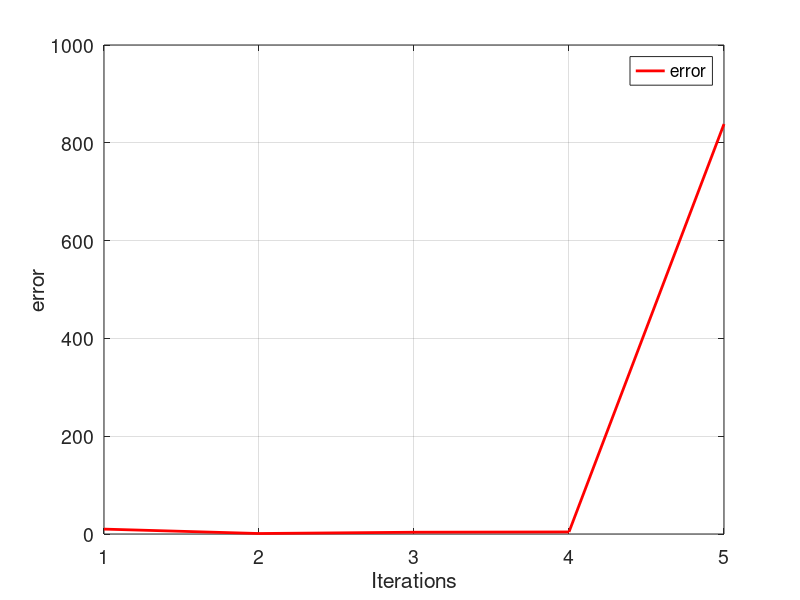

Write the MATLAB code that produced this figure.
I=0
i=1
e(i)=10


while(e(i) > 0.0001)
    if (i == 1)
        x(i) = I;
    end
    fx= 3*(x(i)^2)-exp(x)
    fp_x= 6*(x(i))-exp(x)
    x(i+1)= (x(i))-(fx / fp_x)
    i= i+1;
    x(i) = fx(i-1);
    e(i) = abs(x(i-1)-x(i));
    
    if (e(i) > 50);
        break;
    end
end

tamanio = size(e);
ite= 1:1:tamanio(2);

figure ('DefaultAxesFontsize', 14)
set (gcf, 'color', 'white');
plot(ite,e,'color',[1 0 0],'LineWidth',2);
grid on
hold on
xlabel('Iterations')
ylabel('error')
legend ('error')
